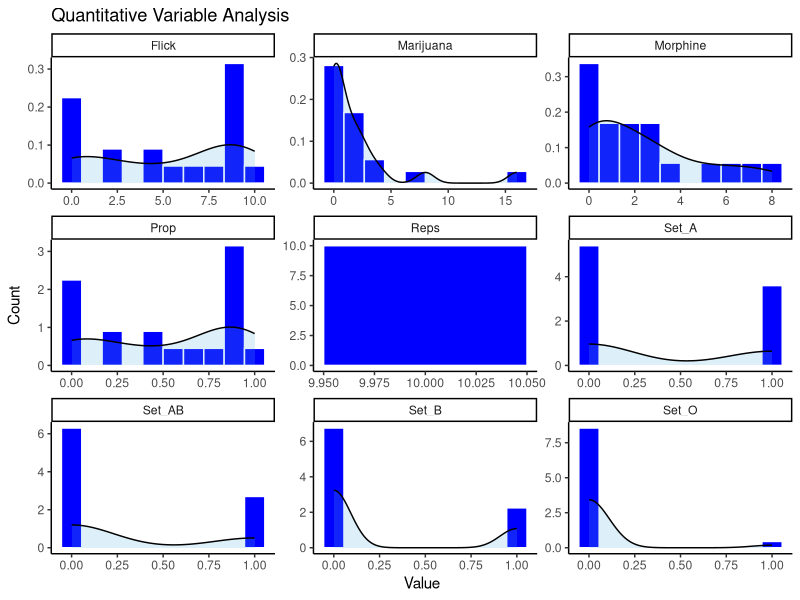
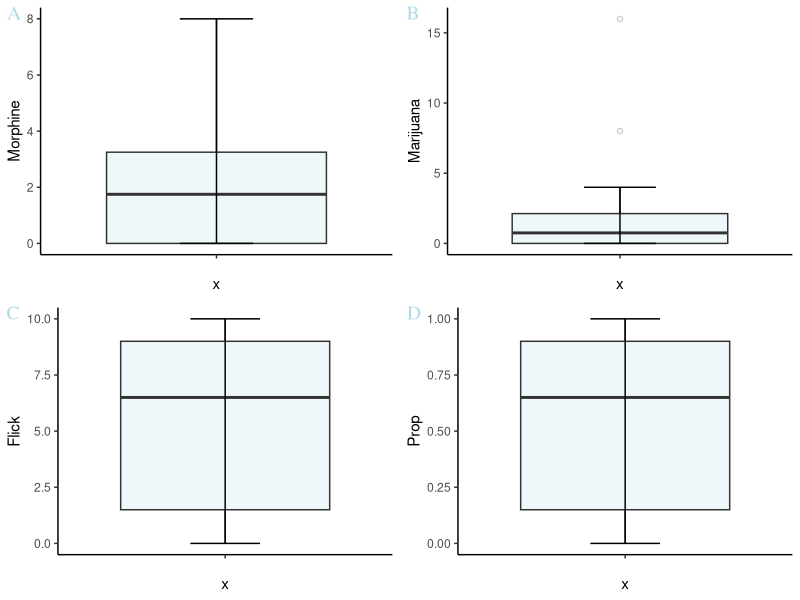
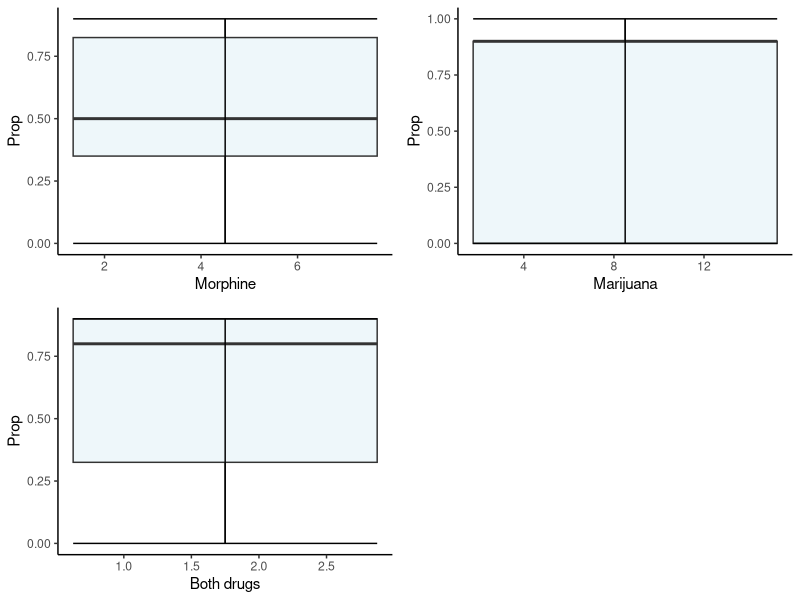
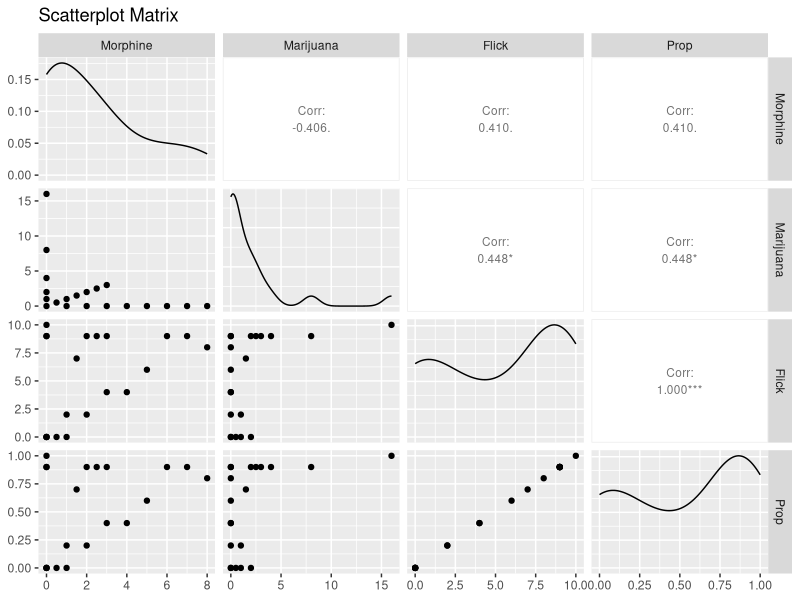

Reproduce these figures in R, in order. (Note: this script raises an error after producing the figures.)
## ---- chunk 1
knitr::opts_chunk$set(echo = TRUE, message = FALSE, warning = FALSE, fig.align = "center")
## ---- chunk 2
library(kableExtra)    # Tables
library(dplyr)         # Mutation for dummy variable
library(caret)         # Dummy variable
library(tidyr)         # Can be used to “gather” a key-value pair across multiple columns
library(cowplot)       # plot_grid() function
library(GGally)        # Allows to build a great scatterplot matrix
library(fastDummies)   # Create dummy variables
library(reshape2)      # melt() function
library(data.table)    # data.table format

#source("VIF.R")
## ---- chunk 3
# Load your data, Bpain.csv
pain  = fread("Bpain.csv")
pain1 = fread("Bpain.csv")
## ---- chunk 4
# Moved reps to the end of the dataframe
pain <- pain[, c(1:5, 7, 6)]

# Remove Observations to review quantitative values
pain <- pain[,-1] 

# Create dummy variables for Set
pain <- dummy_cols(pain, select_columns = "Set")

#Remove set since now dummies are available
pain <- pain[,-1] 
## ---- chunk 5
dim(pain) # Get or set the dimension of the specified matrix, array or data frame

kable(head(pain)) |>  kable_classic() |> 
  kableExtra::kable_styling(bootstrap_options = c("striped", "hover", "condensed","responsive")) |> 
  kable_styling(position = "center") # Use kable to design table

str(pain) # Compactly displaying the internal structure of a R object

which(is.na(pain)) # Function returns the positions with missing values, 0 missing values
## ---- chunk 6
# Produce result summaries
CSUM <- data.frame(mean = sapply(pain[,c(1:9)], mean,na.rm = T) 
                ,median = sapply(pain[,c(1:9)], median,na.rm = T)
                ,min = sapply(pain[,c(1:9)], min,na.rm = T)
                ,max = sapply(pain[,c(1:9)], max,na.rm = T)
                ,sd = sapply(pain[,c(1:9)], sd,na.rm = T))
colnames(CSUM) = c("Mean","Median","Min","Max","Standard Deviation")
kable(head(CSUM, 10)) %>% kable_classic() %>% 
  kableExtra::kable_styling(bootstrap_options = c("striped", "hover", "condensed","responsive")) %>%
  kable_styling(position = "center") # Use kable to design table
## ---- chunk 7
histograms <- ggplot(gather(data = pain),aes(value)) +
  geom_histogram(aes(y=..density..),bins = 10, color = "white", fill = "blue") + # Creates bin sizing and sets the lines as white
  geom_density(alpha= .2, fill="#56B4E9") +
  facet_wrap(~key,scales = "free") + # Converting the graphs into panels
  ggtitle("Quantitative Variable Analysis") + # Title name
  ylab("Count") + xlab("Value") + # Label names
  theme_classic() # A classic theme, with x and y axis lines and no grid lines

histograms
## ---- chunk 8
# Using ggplot to creat various boxplots with various features
morphine.box <- ggplot(data = pain, aes(x="",y= Morphine)) + 
    geom_boxplot(fill="lightblue", alpha=0.2, outlier.shape = 21, outlier.color = "black") +
    stat_boxplot(geom='errorbar', linetype=1, width=0.25) + 
    ylab("Morphine") + # Label names
    theme_classic() # A classic theme, no grid lines

marijuana.box <- ggplot(data = pain, aes(x="",y= Marijuana)) + 
    geom_boxplot(fill="lightblue", alpha=0.2, outlier.shape = 21, outlier.color = "black") + 
    stat_boxplot(geom='errorbar', linetype=1, width=0.25) + 
    ylab("Marijuana") + # Label names
    theme_classic() # A classic theme, no grid lines

flick.box <- ggplot(data = pain, aes(x="",y= Flick)) + 
    geom_boxplot(fill="lightblue", alpha=0.2, outlier.shape = 21, outlier.color = "black") + 
    stat_boxplot(geom='errorbar', linetype=1, width=0.25) + 
    ylab("Flick") + # Label names
    theme_classic() # A classic theme, no grid lines

prop.box <- ggplot(data = pain, aes(x="",y= Prop)) + 
    geom_boxplot(fill="lightblue", alpha=0.2, outlier.shape = 21, outlier.color = "black") + 
    stat_boxplot(geom='errorbar', linetype=1, width=0.25) + 
    ylab("Prop") + # Label names
    theme_classic() # A classic theme, no grid lines

# Places the graphs into one space
plot_grid(morphine.box, marijuana.box, flick.box, prop.box, labels = "AUTO", 
  label_fontfamily = "serif",
  label_fontface = "plain",
  label_colour = "lightblue")
## ---- chunk 9
plota<- pain1 %>% filter(Set=='A')%>% ggplot(aes(x=Morphine, y=Prop))+
  geom_boxplot(fill="lightblue", alpha=0.2, outlier.shape = 21, outlier.color = "black") +
    stat_boxplot(geom='errorbar', linetype=1, width=0.25) + 
  xlab("Morphine")+
    theme_classic()
plotb<-pain1 %>% filter(Set=='B')%>% ggplot(aes(x=Marijuana, y=Prop))+
  geom_boxplot(fill="lightblue", alpha=0.2, outlier.shape = 21, outlier.color = "black") +
    stat_boxplot(geom='errorbar', linetype=1, width=0.25) + 
  xlab("Marijuana")+
    theme_classic()
plotab<-pain1 %>% filter(Set=='AB')%>% ggplot(aes(x=Morphine, y=Prop))+
  geom_boxplot(fill="lightblue", alpha=0.2, outlier.shape = 21, outlier.color = "black") +
    stat_boxplot(geom='errorbar', linetype=1, width=0.25) + 
  xlab("Both drugs")+
    theme_classic()# remember they are given the same amount of both drugs, decide whether to change the x axis

plot_grid(plota, plotb, plotab) 
  
## ---- chunk 10
# Used ggpairs to create a scatterplot matrix, did not include Sets becuase of redundant informtion
scaterrplot <- ggpairs(pain, title = "Scatterplot Matrix",
                      columns = c(1:4),
                      proportions = "auto",
                      columnLabels = c("Morphine","Marijuana","Flick",
                      "Prop"),
                      upper = list(continuous = wrap('cor',size = 3)),) 

scaterrplot
## ---- chunk 11
pain_reps = pain[-5]
cormat <- round(cor(pain_reps),2) # Round the correlation coefficient to two decimal places

melted_cormat <- melt(cormat) # One way to reshape and elongate the data frame

# Get upper triangle of the correlation matrix
  get_upper_tri <- function(cormat){ 
    cormat[lower.tri(cormat)]<- NA
    return(cormat)
  }

# Rename the correlation coefficient value
upper_tri <- get_upper_tri(cormat)
upper_tri

# Use correlation between variables as distance
reorder_cormat <- function(cormat){ 
dd <- as.dist((1-cormat)/2)
hc <- hclust(dd)
cormat <-cormat[hc$order, hc$order]
}

# Reorder the correlation matrix
cormat <- reorder_cormat(cormat)
upper_tri <- get_upper_tri(cormat)

# Melt the correlation matrix
melted_cormat <- melt(upper_tri, na.rm = TRUE)

# Create a ggheatmap with multiple characteristics 
ggheatmap <- ggplot(melted_cormat, aes(Var2, Var1, fill = value)) +
  geom_tile(color = "white") +
  scale_fill_gradient2(low = "purple", high = "blue", mid = "white", midpoint = 0, limit = c(-1,1), space = "Lab", name="Pearson\nCorrelation") +
  ggtitle("Correlation Heatmap") + # Title name
  theme_minimal() + # Minimal theme, keeps in the lines
  theme(axis.text.x = element_text(angle = 45, vjust = 1, size = 12, hjust = 1)) +
  coord_fixed() +
  geom_text(aes(Var2, Var1, label = value), color = "black", size = 2)

# Print the heat map
print(ggheatmap)
